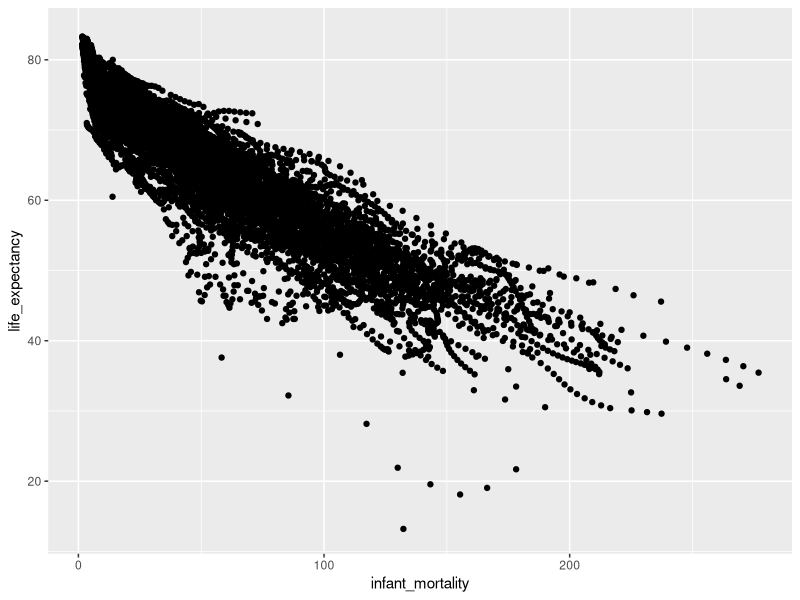

This figure's R source:
## ---- chunk 1
knitr::opts_chunk$set(echo = TRUE)
## ---- chunk 2
library(tidyverse)
library(knitr)
library(dslabs)
## ---- chunk 3
str(gapminder)
## ---- chunk 4
gapminder_long <- gapminder %>% 
  pivot_longer(c("infant_mortality", "life_expectancy", "fertility", "population", "gdp"), names_to = "variable")
gapminder_long %>% head() %>% kable()
## ---- chunk 5
gapminder_long <- gapminder_long %>% 
  unite(cont_region, continent, region)
gapminder_long %>% head() %>% kable()
## ---- chunk 6
gapminder_long <- gapminder_long %>% 
  separate(cont_region, into=c("continent", "region"), sep="_")
gapminder_long %>% head() %>% kable()
## ---- chunk 7
ggplot(gapminder, aes(infant_mortality, life_expectancy)) +
  geom_point()
